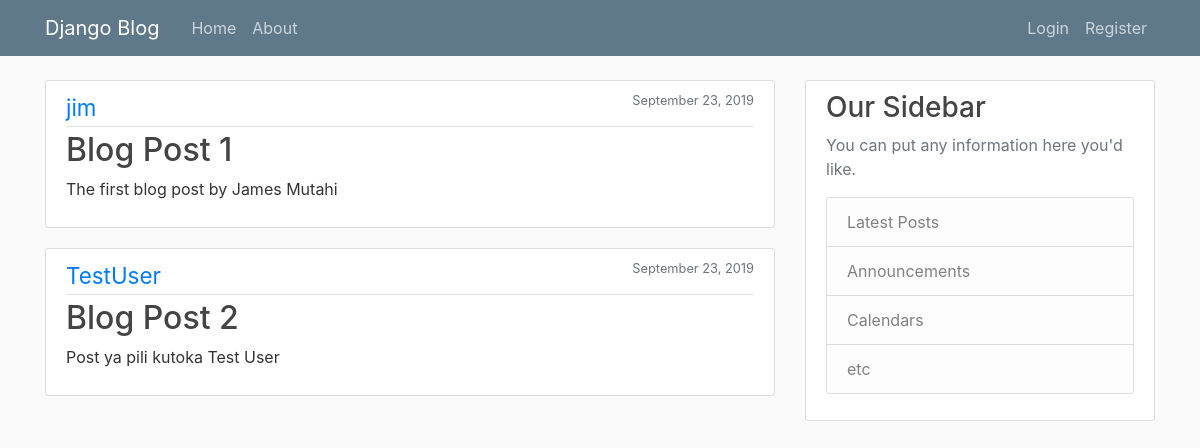
Before: / with the older database file.
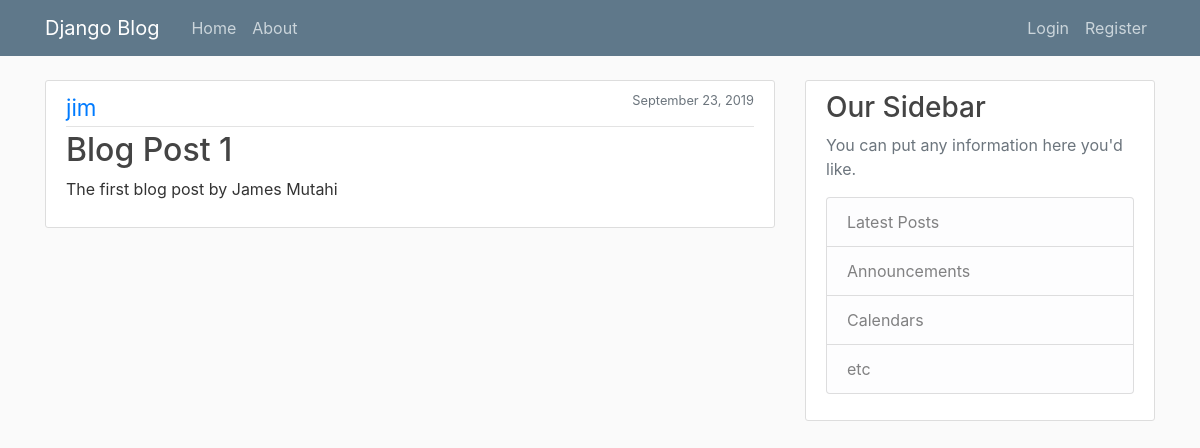
After: the same page with the newer database file.
### blog/models.py (models this page shows, shortened)
class Post(models.Model):
    title = models.CharField(max_length=100)
    content = models.TextField()
    date_posted = models.DateTimeField(default=timezone.now)
    author = models.ForeignKey(User, on_delete=models.CASCADE)

### blog/views.py (the view)
# urls.py: path('', views.home, name='blog-home'),
def home(request):
    context = {
        'posts': Post.objects.all()
    }
    return render(request, 'blog/home.html', context)

### blog/templates/blog/home.html
{% extends "blog/base.html" %}
{% block content %}
    {% for post in posts %}
        <article class="media content-section">
          <div class="media-body">
            <div class="article-metadata">
              <a class="author-text" href="#">{{ post.author }}</a>
              <small class="text-muted float-right">{{ post.date_posted|date:"F d, Y" }}</small>
            </div>
            <h2><a class="article-title" href="#">{{ post.title }}</a></h2>
            <p class="article-content">{{ post.content }}</p>
          </div>
        </article>
    {% endfor %}
{% endblock content %}

### blog/templates/blog/base.html (shortened to what this page needs)
{% load static %}
<!DOCTYPE html>
<html>
<head>
    <link rel="stylesheet" href="https://maxcdn.bootstrapcdn.com/bootstrap/4.0.0/css/bootstrap.min.css"
>
    <link rel="stylesheet" type="text/css" href="{% static 'blog/main.css' %}">
</head>
<body>
<header class="site-header">
    <nav class="navbar navbar-expand-md navbar-dark bg-steel fixed-top">
        <div class="container">
            <a class="navbar-brand mr-4" href="{% url 'blog-home' %}">Django Blog</a>
            <div class="collapse navbar-collapse" id="navbarToggle">
                <div class="navbar-nav mr-auto">
                    <a class="nav-item nav-link" href="{% url 'blog-home' %}">Home</a>
                    <a class="nav-item nav-link" href="{% url 'blog-about' %}">About</a>
                </div>
                <div class="navbar-nav">
                    {% if user.is_authenticated %}
                    <a class="nav-item nav-link" href="{% url 'profile' %}">Profile</a>
                    <a class="nav-item nav-link" href="{% url 'logout' %}">Logout</a>
                    {% else %}
                    <a class="nav-item nav-link" href="{% url 'login' %}">Login</a>
                    <a class="nav-item nav-link" href="{% url 'register' %}">Register</a>
                    {% endif %}
                </div>
            </div>
        </div>
    </nav>
</header>
<main role="main" class="container">
    <div class="row">
        <div class="col-md-8">
            {% block content %}{% endblock %}
        </div>
        <div class="col-md-4">
            <div class="content-section">
                <h3>Our Sidebar</h3>
                <p class='text-muted'>You can put any information here you'd like.
                <ul class="list-group">
                    <li class="list-group-item list-group-item-light">Latest Posts</li>
                    <li class="list-group-item list-group-item-light">Announcements</li>
                    <li class="list-group-item list-group-item-light">Calendars</li>
                    <li class="list-group-item list-group-item-light">etc</li>
                </ul>
                </p>
            </div>
        </div>
    </div>
</main>
</body>
</html>

### blog/static/blog/main.css (style rules this page uses)
body { background: #fafafa; color: #333333; margin-top: 5rem; }
h1, h2, h3, h4, h5, h6 { color: #444444; }
ul { margin: 0; }
.bg-steel { background-color: #5f788a; }
.site-header .navbar-nav .nav-link { color: #cbd5db; }
.content-section { background: #ffffff; padding: 10px 20px; border: 1px solid #dddddd; border-radius: 3px; margin-bottom: 20px; }
.article-title { color: #444444; }
.article-content { white-space: pre-line; }
.article-metadata { padding-bottom: 1px; margin-bottom: 4px; border-bottom: 1px solid #e3e3e3 }
.author-text { font-size: 1.4rem; }

Changed rows visible on the page:
removed Post: author "TestUser", date_posted "September 23, 2019", title "Blog Post 2", content "Post ya pili kutoka Test User"
